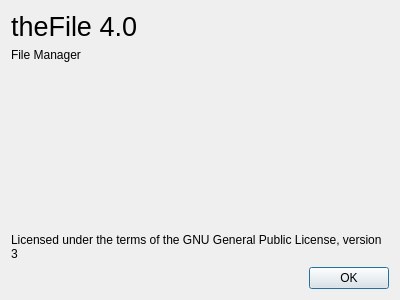
<?xml version="1.0" encoding="UTF-8"?>
<ui version="4.0">
 <class>AboutDialog</class>
 <widget class="QDialog" name="AboutDialog">
  <property name="geometry">
   <rect>
    <x>0</x>
    <y>0</y>
    <width>400</width>
    <height>300</height>
   </rect>
  </property>
  <property name="windowTitle">
   <string>About theFile</string>
  </property>
  <property name="windowIcon">
   <iconset theme="system-file-manager"/>
  </property>
  <layout class="QVBoxLayout" name="verticalLayout">
   <item>
    <widget class="QLabel" name="label">
     <property name="font">
      <font>
       <pointsize>20</pointsize>
      </font>
     </property>
     <property name="text">
      <string>theFile 4.0</string>
     </property>
    </widget>
   </item>
   <item>
    <widget class="QLabel" name="label_2">
     <property name="text">
      <string>File Manager</string>
     </property>
    </widget>
   </item>
   <item>
    <spacer name="verticalSpacer">
     <property name="orientation">
      <enum>Qt::Vertical</enum>
     </property>
     <property name="sizeHint" stdset="0">
      <size>
       <width>20</width>
       <height>40</height>
      </size>
     </property>
    </spacer>
   </item>
   <item>
    <widget class="QLabel" name="label_3">
     <property name="text">
      <string>Licensed under the terms of the GNU General Public License, version 3</string>
     </property>
     <property name="wordWrap">
      <bool>true</bool>
     </property>
    </widget>
   </item>
   <item>
    <layout class="QHBoxLayout" name="horizontalLayout">
     <item>
      <spacer name="horizontalSpacer">
       <property name="orientation">
        <enum>Qt::Horizontal</enum>
       </property>
       <property name="sizeHint" stdset="0">
        <size>
         <width>40</width>
         <height>20</height>
        </size>
       </property>
      </spacer>
     </item>
     <item>
      <widget class="QPushButton" name="okButton">
       <property name="text">
        <string>OK</string>
       </property>
       <property name="icon">
        <iconset theme="dialog-ok"/>
       </property>
      </widget>
     </item>
    </layout>
   </item>
  </layout>
 </widget>
 <resources/>
 <connections/>
</ui>
